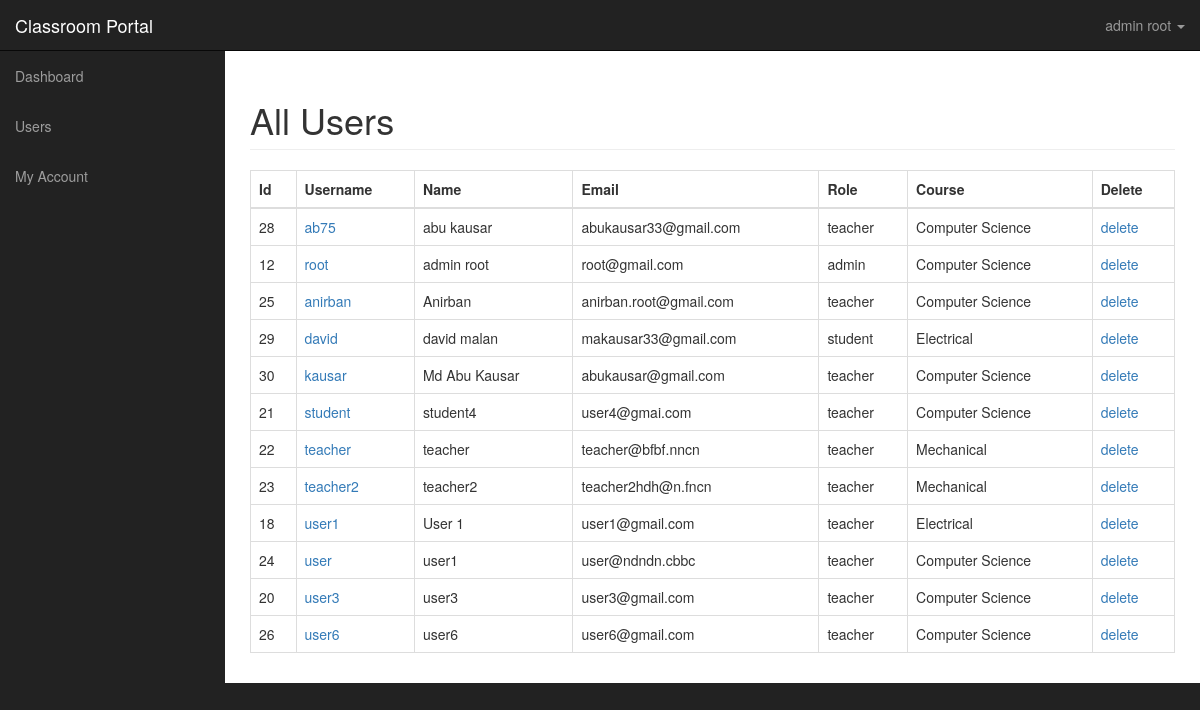
/dashboard/users.php (signed in), run on the app's committed database.
### tables this page shows
CREATE TABLE `users` (
  `id` int(11) NOT NULL,
  `username` varchar(225) NOT NULL,
  `name` varchar(225) NOT NULL,
  `about` varchar(300) NOT NULL DEFAULT 'N/A',
  `role` varchar(225) NOT NULL,
  `email` varchar(225) NOT NULL,
  `token` varchar(225) NOT NULL,
  `gender` varchar(225) NOT NULL,
  `password` varchar(225) NOT NULL,
  `course` varchar(225) NOT NULL,
  `image` varchar(225) NOT NULL DEFAULT 'profile.jpg',
  `joindate` varchar(225) NOT NULL
);

### dashboard/users.php (the view, shortened to what this page needs)
<?php include ('includes/connection.php');
include "includes/adminheader.php"; ?>
<?php if($_SESSION['role'] == 'admin')
{
	?>
	 <div id="wrapper">
    <?php include "includes/adminnav.php"; ?>
        <div id="page-wrapper">
            <div class="container-fluid">
                <div class="row">
                    <div class="col-lg-12">
                        <h1 class="page-header">
                            All Users
                        </h1>
    <table class="table table-bordered table-hover">
    <thead>
        <tr>
            <th>Id</th>
            <th>Username</th>
            <th>Name</th>
            <th>Email</th>
            <th>Role</th>
            <th>Course</th>
            <th>Delete</th>
        </tr>
    </thead>
    <tbody>
        <?php
            $query = "SELECT * FROM users ORDER BY name ASC ";
            $select_users = mysqli_query($conn, $query) or die(mysqli_error($conn));
            if (mysqli_num_rows($select_users) > 0 ) {
            while ($row = mysqli_fetch_array($select_users)) {
                $user_id = $row['id'];
                $username = $row['username'];
                $name = $row['name'];
                $user_email = $row['email'];
                $user_role = $row['role'];
                $user_course = $row['course'];
                echo "<tr>";
                echo "<td>$user_id</td>";
                echo "<td><a href='viewprofile.php?name=$username' target='_blank'> $username</a></td>";
                echo "<td>$name</td>";
                echo "<td>$user_email</td>";
                echo "<td>$user_role</td>";
                echo "<td>$user_course</td>";
                echo "<td><a onClick=\"javascript: return confirm('Are you sure you want to delete this user?')\" href='users.php?delete=$user_id'><i class='fa fa-times fa-lg'></i>delete</a></td>";
                echo "</tr>";
             }
        ?>
    </tbody>
 </table>
<?php
}
    ?>
    <?php } else {
    	header("location: index.php");
    }
    ?>
    </div>
    </div>
    </div>
    </div>
    </div>
</body>
</html>

### dashboard/includes/adminheader.php (shortened to what this page needs)
<!DOCTYPE html>
<html lang="en">
<head>
    <link href="css/bootstrap.min.css" rel="stylesheet">
    <link href="css/sb-admin.css" rel="stylesheet">
</head>
<body>

### dashboard/includes/adminnav.php (shortened to what this page needs)
 <nav class="navbar navbar-inverse navbar-fixed-top" role="navigation">
            <div class="navbar-header">
                <a class="navbar-brand" href="index.php">Classroom Portal</a>
            </div>
            <ul class="nav navbar-right top-nav">
                <li class="dropdown">
                    <a href="#" class="dropdown-toggle" data-toggle="dropdown"><i class="fa fa-user"></i> <?php echo $_SESSION['name']; ?> <b class="caret"></b></a>
                </li>
            </ul>
<div class="collapse navbar-collapse navbar-ex1-collapse">
                <ul class="nav navbar-nav side-nav">
                    <li>
                        <a href="index.php" class="active"><i class="fa fa-fw fa-dashboard"></i> Dashboard</a>
                    </li>
                <?php if($_SESSION['role'] == 'admin') {
                    ?>
                   <li>
                         <a href="javascript:;" data-toggle="collapse" data-target="#user"><i class="fa fa-fw fa-users"></i> Users <i class="fa fa-fw fa-caret-down"></i></a>
                    </li>
                    <li>
                        <a href="javascript:;" class="dropdown-toggle" data-toggle="collapse" data-target="#posts"><i class="fa fa-fw fa-file-text"></i> My Account <i class="fa fa-fw fa-caret-down"></i></a>
                        </li>
<?php } ?>
                </ul>
            </div>
        </nav>

### dashboard/css/sb-admin.css (style rules this page uses)
body { margin-top: 100px; background-color: #222; }
@media (min-width:768px) { body { margin-top: 50px; } }
#wrapper { padding-left: 0; }
#page-wrapper { width: 100%; padding: 0; background-color: #fff; }
@media (min-width:768px) { #wrapper { padding-left: 225px; } }
@media (min-width:768px) { #page-wrapper { padding: 10px; } }
.top-nav { padding: 0 15px; }
.top-nav>li { display: inline-block; float: left; }
.top-nav>li>a { padding-top: 15px; padding-bottom: 15px; line-height: 20px; color: #999; }
@media (min-width:768px) { .side-nav { position: fixed; top: 51px; left: 225px; width: 225px; margin-left: -225px; border: none; border-radius: 0; overflow-y: auto; background-color: #222; bottom: 0; overflow-x: hidden; padding-bottom: 40px; } }
@media (min-width:768px) { .side-nav>li>a { width: 225px; } }

### data on the page
users: id "28", username "ab75", name "abu kausar", email "abukausar33@gmail.com", role "teacher", course "Computer Science"
users: id "12", username "root", name "admin root", email "root@gmail.com", role "admin", course "Computer Science"
users: id "25", username "anirban", name "Anirban", email "anirban.root@gmail.com", role "teacher", course "Computer Science"
users: id "29", username "david", name "david malan", email "makausar33@gmail.com", role "student", course "Electrical"
users: id "30", username "kausar", name "Md Abu Kausar", email "abukausar@gmail.com", role "teacher", course "Computer Science"
users: id "21", username "student", name "student4", email "user4@gmai.com", role "teacher", course "Computer Science"
users: id "22", username "teacher", name "teacher", email "teacher@bfbf.nncn", role "teacher", course "Mechanical"
users: id "23", username "teacher2", name "teacher2", email "teacher2hdh@n.fncn", role "teacher", course "Mechanical"
users: id "18", username "user1", name "User 1", email "user1@gmail.com", role "teacher", course "Electrical"
users: id "24", username "user", name "user1", email "user@ndndn.cbbc", role "teacher", course "Computer Science"
users: id "20", username "user3", name "user3", email "user3@gmail.com", role "teacher", course "Computer Science"
users: id "26", username "user6", name "user6", email "user6@gmail.com", role "teacher", course "Computer Science"

### other printed values
$_SESSION['name'] "admin root"
